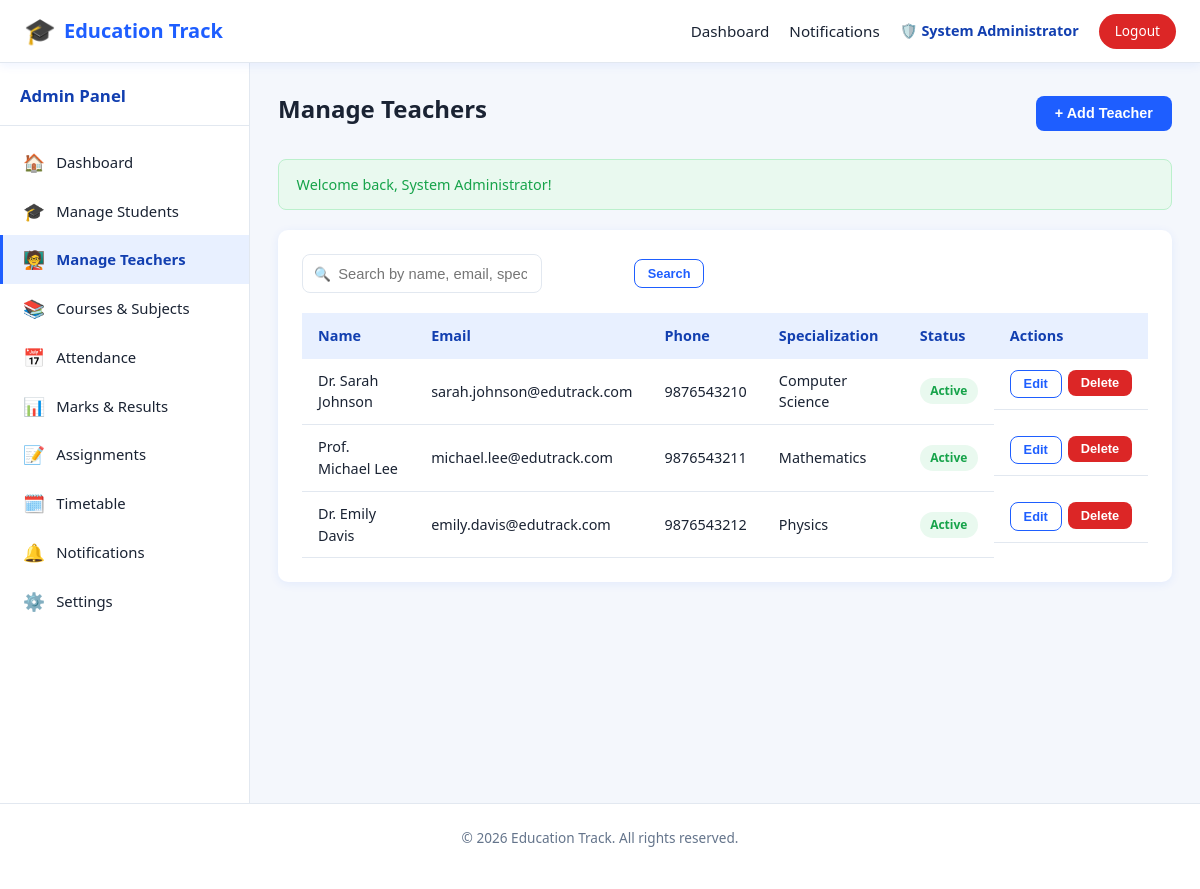
The app's page /admin/teachers.php (signed in) with its own data.
### tables this page shows
CREATE TABLE teachers (
    id INT AUTO_INCREMENT PRIMARY KEY,
    full_name VARCHAR(100) NOT NULL,
    email VARCHAR(100) NOT NULL UNIQUE,
    password VARCHAR(255) NOT NULL,
    phone VARCHAR(20),
    specialization VARCHAR(150),
    profile_image VARCHAR(255) DEFAULT 'default.png',
    status ENUM('active','inactive') DEFAULT 'active',
    created_at TIMESTAMP DEFAULT CURRENT_TIMESTAMP
);

### includes/session.php (called while the page is built, shortened)
<?php
function getFlash(): array
{
    $flash = $_SESSION['flash'] ?? [];
    return $flash;
}
function sanitize(string $value): string
{
    return htmlspecialchars(trim($value), ENT_QUOTES, 'UTF-8');
}

### admin/teachers.php (the view, shortened to what this page needs)
<?php
require_once __DIR__ . '/../includes/session.php';
$pdo = getDBConnection();
$search = trim($_GET['search'] ?? '');
$sql = 'SELECT * FROM teachers WHERE 1=1';
$params = [];
$sql .= ' ORDER BY created_at DESC';
$stmt = $pdo->prepare($sql);
$stmt->execute($params);
$teachers = $stmt->fetchAll();
$flash = getFlash();
require_once __DIR__ . '/../includes/header.php';
require_once __DIR__ . '/../includes/navbar.php';
?>
<div class="app-layout">
    <?php $sidebarType = 'admin'; $activePage = 'teachers'; require __DIR__ . '/../includes/sidebar.php'; ?>
    <main class="main-content">
        <div class="page-header">
            <h1>Manage Teachers</h1>
            <button class="btn btn-primary" onclick="openTeacherModal()">+ Add Teacher</button>
        </div>
        <?php if (!empty($flash['success'])): ?><div class="alert alert-success" data-autohide><?= sanitize($flash['success']) ?></div><?php endif; ?>
        <div class="card">
            <form method="GET" class="filter-bar">
                <div class="search-box">
                    <input type="text" name="search" class="form-control" placeholder="Search by name, email, specialization..." value="<?= sanitize($search) ?>">
                </div>
                <button type="submit" class="btn btn-secondary btn-sm">Search</button>
            </form>
            <?php if (empty($teachers)): ?>
                <div class="empty-state"><div class="icon">🧑‍🏫</div>No teachers found.</div>
            <?php else: ?>
                <div class="table-wrap">
                    <table>
                        <thead><tr><th>Name</th><th>Email</th><th>Phone</th><th>Specialization</th><th>Status</th><th>Actions</th></tr></thead>
                        <tbody>
                        <?php foreach ($teachers as $t): ?>
                            <tr>
                                <td><?= sanitize($t['full_name']) ?></td>
                                <td><?= sanitize($t['email']) ?></td>
                                <td><?= sanitize($t['phone']) ?></td>
                                <td><?= sanitize($t['specialization']) ?></td>
                                <td><span class="badge <?= $t['status'] === 'active' ? 'badge-success' : 'badge-danger' ?>"><?= ucfirst($t['status']) ?></span></td>
                                <td class="table-actions">
                                    <button class="btn btn-secondary btn-sm" onclick='openTeacherModal(<?= json_encode($t) ?>)'>Edit</button>
                                    <form method="POST" action="teachers.php" style="display:inline;">
                                        <button type="submit" class="btn btn-danger btn-sm" data-confirm="Delete this teacher permanently?">Delete</button>
                                    </form>
                                </td>
                            </tr>
                        <?php endforeach; ?>
                        </tbody>
                    </table>
                </div>
            <?php endif; ?>
        </div>
    </main>
</div>
<?php
require_once __DIR__ . '/../includes/footer.php';
?>

### assets/css/style.css (style rules this page uses)
:root { --primary: #1e5eff; --primary-dark: #123fb0; --primary-light: #e8f0ff; --secondary: #0ea5e9; --accent: #ffb020; --success: #16a34a; --success-bg: #e9f9ef; --danger: #dc2626; --danger-bg: #fdecec; --warning: #d97706; --warning-bg: #fff7e6; --text-dark: #1a2333; --text-muted: #64748b; --white: #ffffff; --bg-light: #f4f7fc; --border: #e2e8f0; --radius: 10px; --shadow: 0 2px 10px rgba(30, 94, 255, 0.08); --shadow-lg: 0 8px 30px rgba(30, 94, 255, 0.12); --sidebar-width: 250px; }
* { box-sizing: border-box; }
html, body { margin: 0; padding: 0; font-family: 'Segoe UI', Roboto, Helvetica, Arial, sans-serif; background: var(--bg-light); color: var(--text-dark); line-height: 1.5; }
h1, h2, h3, h4 { margin: 0 0 .5rem; color: var(--text-dark); }
.app-layout { display: flex; min-height: calc(100vh - 60px); max-width: 1500px; margin: 0 auto; }
.main-content { flex: 1; padding: 1.75rem; min-width: 0; }
.page-header { display: flex; justify-content: space-between; align-items: center; flex-wrap: wrap; gap: .75rem; margin-bottom: 1.5rem; }
.page-header h1 { font-size: 1.5rem; }
.btn { display: inline-flex; align-items: center; justify-content: center; gap: .4rem; padding: .6rem 1.2rem; border-radius: 8px; border: none; font-weight: 600; font-size: .9rem; cursor: pointer; transition: transform .1s, box-shadow .15s, background .15s; }
.btn-primary { background: var(--primary); color: var(--white); }
.btn-secondary { background: var(--white); color: var(--primary); border: 1px solid var(--primary); }
.btn-danger { background: var(--danger); color: var(--white); }
.btn-sm { padding: .35rem .8rem; font-size: .8rem; }
.card { background: var(--white); border-radius: var(--radius); box-shadow: var(--shadow); padding: 1.5rem; margin-bottom: 1.5rem; }
.table-wrap { overflow-x: auto; }
table { width: 100%; border-collapse: collapse; font-size: .9rem; }
thead th { text-align: left; background: var(--primary-light); color: var(--primary-dark); padding: .75rem 1rem; font-weight: 700; white-space: nowrap; }
tbody td { padding: .7rem 1rem; border-bottom: 1px solid var(--border); }
.badge { display: inline-block; padding: .25rem .65rem; border-radius: 20px; font-size: .75rem; font-weight: 700; }
.badge-success { background: var(--success-bg); color: var(--success); }
.table-actions { display: flex; gap: .4rem; }
.form-control { width: 100%; padding: .65rem .85rem; border: 1px solid var(--border); border-radius: 8px; font-size: .92rem; background: var(--white); color: var(--text-dark); transition: border-color .15s, box-shadow .15s; }
.alert { padding: .85rem 1.1rem; border-radius: 8px; margin-bottom: 1.25rem; font-size: .9rem; font-weight: 500; }
.alert-success { background: var(--success-bg); color: var(--success); border: 1px solid #bbf0cc; }

### assets/css/admin.css (style rules this page uses)
.filter-bar { display: flex; gap: .75rem; flex-wrap: wrap; margin-bottom: 1.25rem; align-items: center; }
.filter-bar .form-control { max-width: 240px; }
.search-box { position: relative; flex: 1; min-width: 200px; max-width: 320px; }
.search-box input { padding-left: 2.2rem; }
.search-box::before { content: '🔍'; position: absolute; left: .75rem; top: 50%; transform: translateY(-50%); font-size: .85rem; }

### records on screen
teachers: full_name "Dr. Sarah Johnson", email "sarah.johnson@edutrack.com", phone "9876543210", specialization "Computer Science", status "Active"
teachers: full_name "Prof. Michael Lee", email "michael.lee@edutrack.com", phone "9876543211", specialization "Mathematics", status "Active"
teachers: full_name "Dr. Emily Davis", email "emily.davis@edutrack.com", phone "9876543212", specialization "Physics", status "Active"

### other values on screen
currentAdminName() "System Administrator"
$link['icon'] "🏠"
$link['label'] "Dashboard"
$link['icon'] "🎓"
$link['label'] "Manage Students"
$link['icon'] "🧑‍🏫"
$link['label'] "Manage Teachers"
$link['icon'] "📚"
$link['label'] "Courses & Subjects"
$link['icon'] "📅"
$link['label'] "Attendance"
$link['icon'] "📊"
$link['label'] "Marks & Results"
$link['icon'] "📝"
$link['label'] "Assignments"
